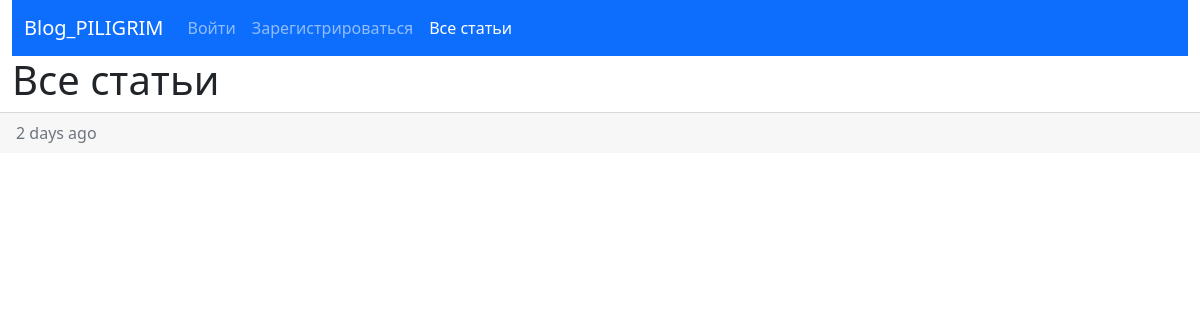
The app's page /posts/allposts, older data.
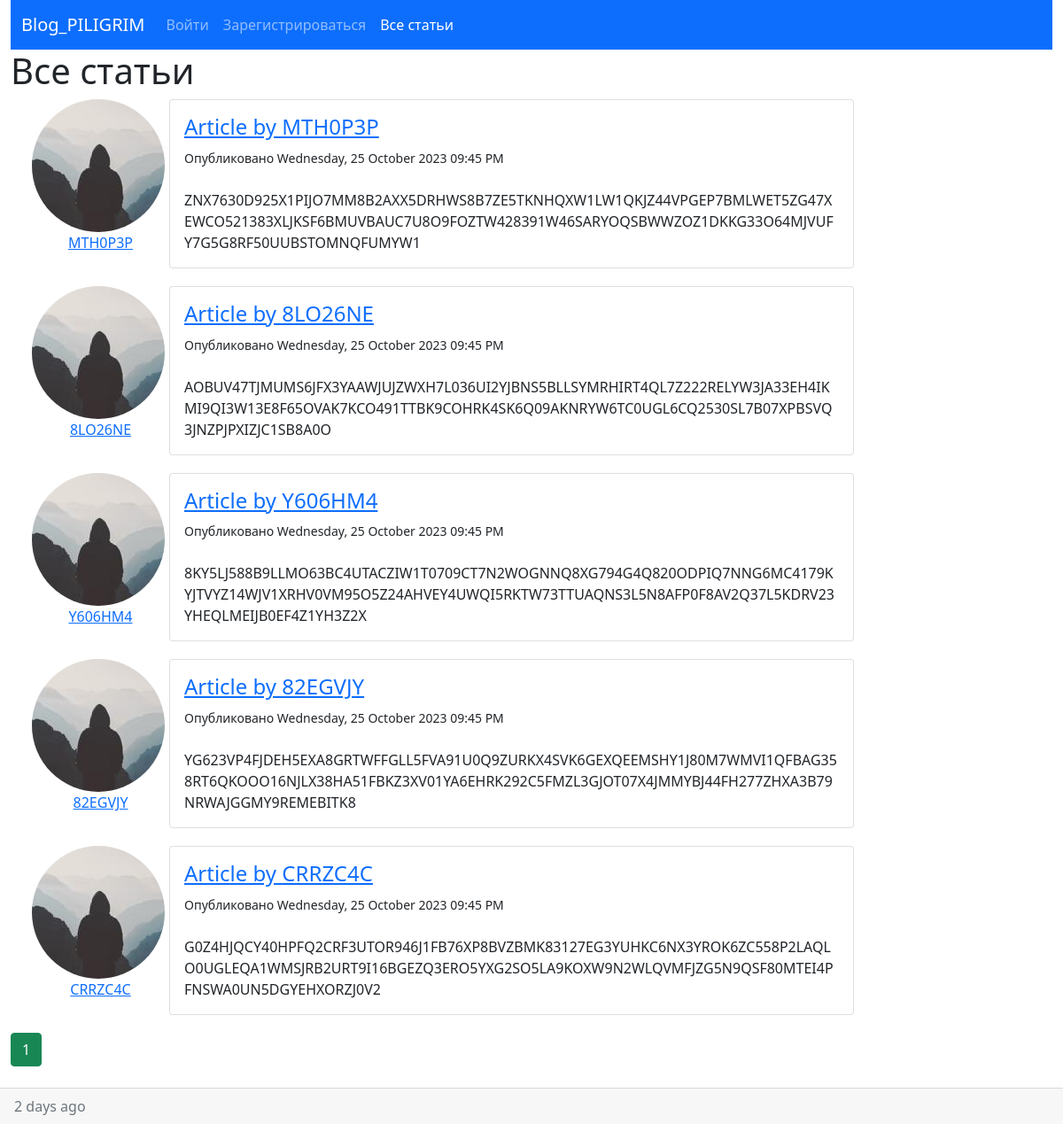
The same page, newer data.
### blog_piligrim/models/post.py (models this page shows, shortened)
class Post(db.Model):
    id = db.Column(db.String(length=36), default=lambda: str(uuid.uuid4()), primary_key=True)
    title = db.Column(db.String(100), nullable=False)
    date_posted = db.Column(db.DateTime, nullable=False, default=datetime.utcnow)
    content = db.Column(db.Text, nullable=False)
    user_id = db.Column(db.String(length=36), db.ForeignKey('user.id'), nullable=False)
    comments = db.relationship('Comment', backref='title', lazy='select', cascade='all, delete-orphan')
    image_file = db.Column(db.String(20), nullable=False, default='default.png')

### blog_piligrim/models/user.py (models this page shows, shortened)
class User(db.Model, UserMixin):
    id = db.Column(db.String(length=36), default=lambda: str(uuid.uuid4()), primary_key=True)
    username = db.Column(db.String(20), unique=True, nullable=False)
    email = db.Column(db.String(120), unique=True, nullable=False)
    avatar = db.Column(db.String(20), nullable=False, default='default.jpg')
    is_staff = db.Column(db.Boolean, nullable=False, default=False)
    _password = db.Column(db.LargeBinary, nullable=False)
    posts = db.relationship('Post', backref='author', lazy=True)
    @property
    def password(self):
        return self._password

### blog_piligrim/posts/routes.py (the view)
@posts.route("/allposts")
def allposts():
    page = request.args.get('page', 1, type=int)
    posts = Post.query.order_by(Post.date_posted.desc()).paginate(page=page, per_page=5)
    return render_template('post/allposts.html', posts=posts)

### blog_piligrim/templates/post/allposts.html (shortened to what this page needs)
{% extends 'base.html' %}
{% block body %}
<h1>Все статьи</h1>
{% for post in posts.items %}
<div class="container" style="display: flex;">
    <article class="media" style="display: flex; flex-direction: column;">
        <img class="rounded-circle article-img" style="margin-right: 5px;"
             src="{{ url_for('static', filename='profile_pics/' + post.author.avatar) }}">
        <a href="{{ url_for('users.user_posts', username=post.author.username) }}" id="author" style="margin: 0 auto;">{{
            post.author.username }}</a>
    </article>
    <div class="card" style="margin-bottom: 20px;">
        <div class="card-body">
            <h4 class="card-title"><a class="title" href="{{ url_for('posts.post', post_id=post.id) }}">{{ post.title
                }}</a></h4>
            <small>Опубликовано {{ post.date_posted.strftime('%A, %d %B %Y %I:%M %p') }}</small>
            <br>
            <br>
            <p class="card-text">{{ post.content }}</p>
        </div>
    </div>
</div>
{% endfor %}
{% for page_num in posts.iter_pages(left_edge=1, right_edge=1, left_current=1, right_current=2) %}
{% if page_num %}
{% if posts.page == page_num %}
<a class="btn btn-success mb-4" href="{{ url_for('posts.allposts', page=page_num) }}">{{ page_num }}</a>
{% else %}
<a class="btn btn-outline-success mb-4" href="{{ url_for('posts.allposts', page=page_num) }}">{{ page_num }}</a>
{% endif %}
{% else %}
...
{% endif %}
{% endfor %}
{% endblock %}

### blog_piligrim/templates/base.html (shortened to what this page needs)
<!DOCTYPE html>
<html>
<head>
    <link href="{{ url_for('static', filename='css/bootstrap.min.css') }}" rel="stylesheet">
</head>
<body>
<div class="container-fluid">
    <nav class="navbar navbar-expand-md navbar-dark bg-primary">
        <div class="container-fluid">
            <a class="navbar-brand" href="{{ url_for('main.home') }}">Blog_PILIGRIM</a>
            <div class="collapse navbar-collapse" id="navbarNavAltMarkup">
                <ul class="navbar-nav me-auto mb-2 mb-lg-0">
                    {% if current_user.is_authenticated %}
                    <li class="nav-item">
                        <a class="nav-link {% if request.endpoint == 'users.users_update' -%}active{%- endif %}"
                           href="{{url_for('users.users_update')}}">Профиль пользователя: {{ current_user.username }}</a>
                    </li>
                    {% if current_user.is_staff %}
                    <li class="nav-item">
                        <a class="nav-link {% if request.endpoint == 'admin.index' -%}active{%- endif %}"
                           href="{{ url_for('admin.index') }}">Администрирование</a>
                    </li>
                    <li class="nav-item">
                        <a class="nav-link {% if request.endpoint == 'users.allusers' -%}active{%- endif %}"
                           href="{{ url_for('users.allusers') }}">Все пользователи</a>
                    </li>
                    {% endif %}
                    <li class="nav-item">
                        <a class="nav-link {% if request.endpoint == 'posts.allposts_of_user' -%}active{%- endif %}"
                           href="{{ url_for('posts.allposts_of_user', user_id=current_user.id) }}">Мои статьи</a>
                    </li>
                    <li class="nav-item">
                        <a class="nav-link {% if request.endpoint == 'posts.allposts' -%}active{%- endif %}"
                           href="{{ url_for('posts.allposts') }}">Все статьи</a>
                    </li>
                    <li class="nav-item">
                        <a class="nav-link {% if request.endpoint == 'users.allathors' -%}active{%- endif %}"
                           href="{{ url_for('users.allathors') }}">Все авторы</a>
                    </li>
                    <li class="nav-item">
                        <a class="nav-link" href="{{ url_for('users.logout') }}">Выйти</a>
                    </li>
                    {% else %}
                    <li class="nav-item">
                        <a class="nav-link {% if request.endpoint == 'users.login' -%}active{%- endif %}"
                           href="{{ url_for('users.login') }}">Войти</a>
                    </li>
                    <li class="nav-item">
                        <a class="nav-link {% if request.endpoint == 'users.register' -%}active{%- endif %}"
                           href="{{url_for('users.register')}}">Зарегистрироваться</a>
                    </li>
                    <li class="nav-item">
                        <a class="nav-link {% if request.endpoint == 'posts.allposts' -%}active{%- endif %}"
                           href="{{ url_for('posts.allposts') }}">Все статьи</a>
                    </li>
                    {% endif %}
                </ul>
            </div>
        </div>
    </nav>
</div>
<main role="main" class="container-fluid">
    <div class="row">
        <div class="col-md-10">
            {% block body %}{% endblock %}
        </div>
    </div>
</main>
<div class="card-footer text-muted">
    2 days ago
</div>
</body>
</html>

Row changes from the older to the newer data that the page shows:
added Post: avatar (placeholder picture), author.username "MTH0P3P", title "Article by MTH0P3P", date_posted "Wednesday, 25 October 2023 09:45 PM", content "ZNX7630D925X1PIJO7MM8B2AXX5DRHWS8B7ZE5TKNHQXW1LW1QKJZ44VPGEP7BMLWET5ZG47XEWCO521383XLJKSF6BMUVBAUC7U8O9FOZTW428391W46SARYOQSBWWZOZ1DKKG33O64MJVUFY7G5G8RF50UUBSTOMNQFUMYW1"
added Post: avatar (placeholder picture), author.username "8LO26NE", title "Article by 8LO26NE", date_posted "Wednesday, 25 October 2023 09:45 PM", content "AOBUV47TJMUMS6JFX3YAAWJUJZWXH7L036UI2YJBNS5BLLSYMRHIRT4QL7Z222RELYW3JA33EH4IKMI9QI3W13E8F65OVAK7KCO491TTBK9COHRK4SK6Q09AKNRYW6TC0UGL6CQ2530SL7B07XPBSVQ3JNZPJPXIZJC1SB8A0O"
added Post: avatar (placeholder picture), author.username "Y606HM4", title "Article by Y606HM4", date_posted "Wednesday, 25 October 2023 09:45 PM", content "8KY5LJ588B9LLMO63BC4UTACZIW1T0709CT7N2WOGNNQ8XG794G4Q820ODPIQ7NNG6MC4179KYJTVYZ14WJV1XRHV0VM95O5Z24AHVEY4UWQI5RKTW73TTUAQNS3L5N8AFP0F8AV2Q37L5KDRV23YHEQLMEIJB0EF4Z1YH3Z2X"
added Post: avatar (placeholder picture), author.username "82EGVJY", title "Article by 82EGVJY", date_posted "Wednesday, 25 October 2023 09:45 PM", content "YG623VP4FJDEH5EXA8GRTWFFGLL5FVA91U0Q9ZURKX4SVK6GEXQEEMSHY1J80M7WMVI1QFBAG358RT6QKOOO16NJLX38HA51FBKZ3XV01YA6EHRK292C5FMZL3GJOT07X4JMMYBJ44FH277ZHXA3B79NRWAJGGMY9REMEBITK8"
added Post: avatar (placeholder picture), author.username "CRRZC4C", title "Article by CRRZC4C", date_posted "Wednesday, 25 October 2023 09:45 PM", content "G0Z4HJQCY40HPFQ2CRF3UTOR946J1FB76XP8BVZBMK83127EG3YUHKC6NX3YROK6ZC558P2LAQLO0UGLEQA1WMSJRB2URT9I16BGEZQ3ERO5YXG2SO5LA9KOXW9N2WLQVMFJZG5N9QSF80MTEI4PFNSWA0UN5DGYEHXORZJ0V2"
Text that changed along with them:
new list line: "1"
